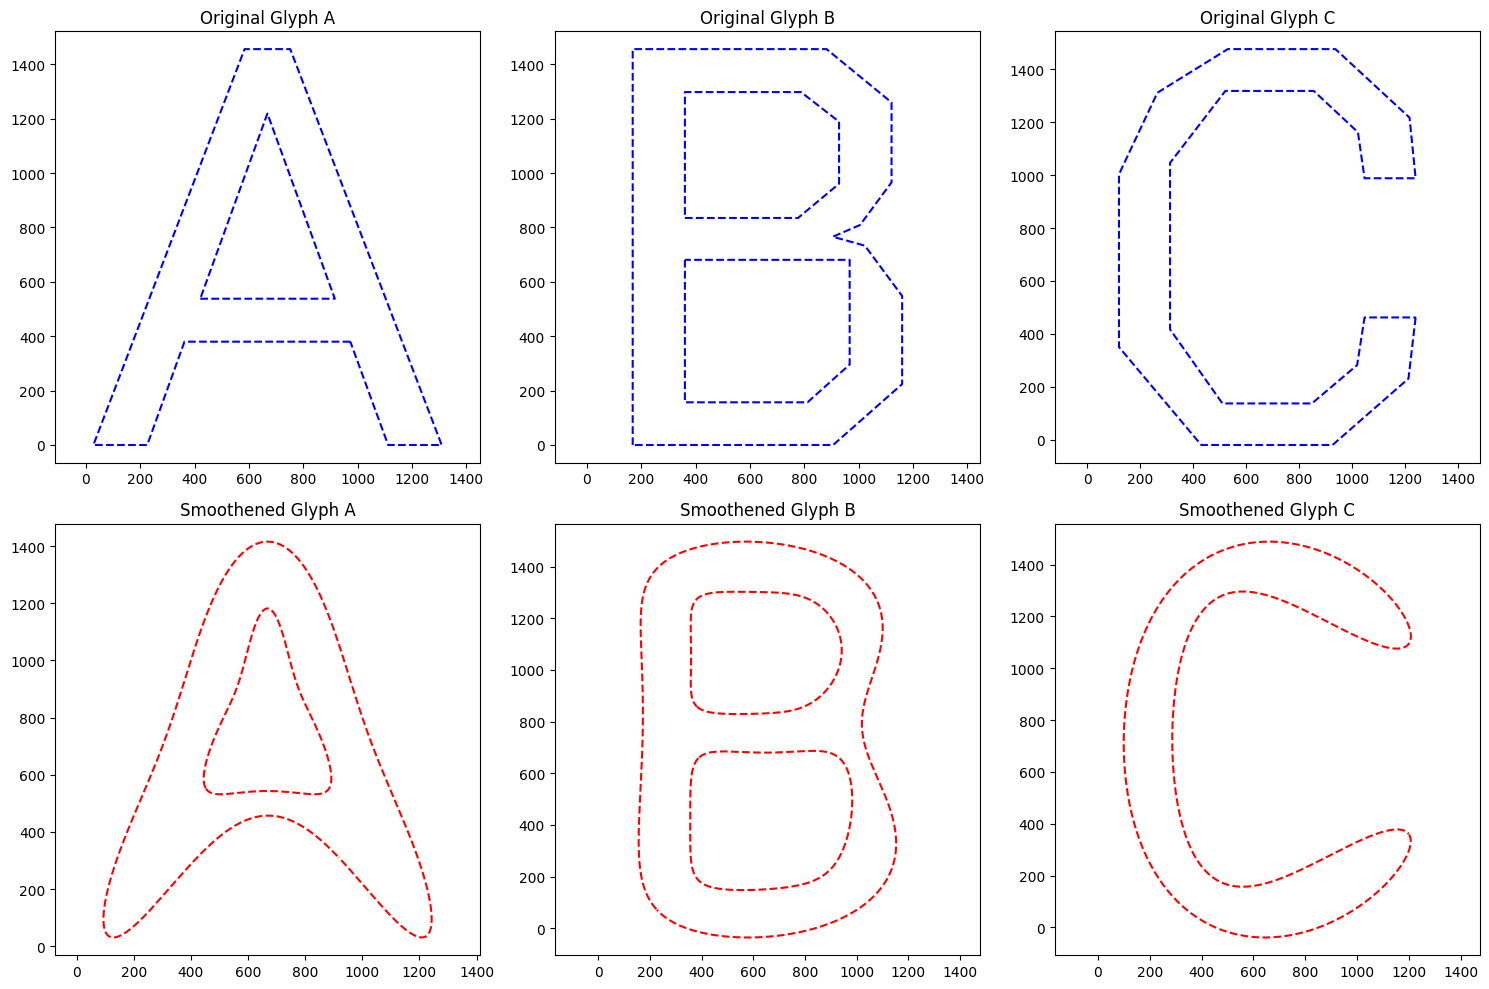

Here is the Python script that generated this plot:
import io
import numpy as np
import matplotlib.pyplot as plt
from fontTools.ttLib import TTFont
from fontTools.pens.recordingPen import RecordingPen


# Load the font file
font = TTFont("Roboto-Regular.ttf")

def smooth_contour(contour):
    # Convert contour to numpy array
    coordinates = np.array(contour)

    if coordinates.ndim == 1:
        # If the contour is 1-dimensional, reshape it to a 2-dimensional array
        coordinates = coordinates.reshape(-1, 2)

    # Reparameterize the path to arc length parameter
    distances = np.sqrt(np.sum(np.diff(coordinates, axis=0) ** 2, axis=1))
    arc_length = np.concatenate(([0], np.cumsum(distances)))
    total_length = arc_length[-1]
    num_points = 1000
    t = np.linspace(0, total_length, num_points)
    x = np.interp(t, arc_length, coordinates[:, 0])
    y = np.interp(t, arc_length, coordinates[:, 1])

    # Perform Fourier transform with respect to arc length
    fft_x = np.fft.rfft(x)
    fft_y = np.fft.rfft(y)

    # Drop the high-frequency components (e.g., keep 1% of the frequencies)
    keep_fraction = 0.01
    num_frequencies = len(fft_x)
    fft_x[int(num_frequencies * keep_fraction):] = 0
    fft_y[int(num_frequencies * keep_fraction):] = 0

    # Transform back into the curve domain
    smooth_x = np.fft.irfft(fft_x)
    smooth_y = np.fft.irfft(fft_y)

    return smooth_x, smooth_y


def smooth_glyph(glyph_name):
    # Extract the font path coordinates for the specified glyph
    glyph = font.getGlyphSet()[glyph_name]
    pen = RecordingPen()
    glyph.draw(pen)

    # Separate outline and holes
    outline = []
    holes = []
    current_contour = outline

    for operator, operands in pen.value:
        if operator == "moveTo":
            if len(current_contour) > 0:
                holes.append(current_contour)
            current_contour = []
            current_contour.append(operands[0])
        elif operator == "lineTo":
            current_contour.append(operands[0])
        elif operator == "curveTo":
            current_contour.extend(operands)
        elif operator == "qCurveTo":
            current_contour.extend(operands)
        elif operator == "closePath":
            current_contour.append(current_contour[0])

    if len(current_contour) > 0:
        holes.append(current_contour)

    # Smooth the outline and holes separately
    if len(outline) > 0:
        smooth_outline_x, smooth_outline_y = smooth_contour(outline)
    else:
        smooth_outline_x, smooth_outline_y = [], []

    smooth_holes = []
    for hole in holes:
        if len(hole) > 0:
            smooth_hole_x, smooth_hole_y = smooth_contour(hole)
            smooth_holes.append((smooth_hole_x, smooth_hole_y))

    return outline, holes, smooth_outline_x, smooth_outline_y, smooth_holes

# Specify the glyphs to smooth
glyphs = ['A', 'B', 'C']

# Create a figure and subplots for each glyph
fig, axes = plt.subplots(2, len(glyphs), figsize=(15, 10))

for i, glyph_name in enumerate(glyphs):
    # Smooth the glyph
    outline, holes, smooth_outline_x, smooth_outline_y, smooth_holes = smooth_glyph(glyph_name)

    # Plot the original outline and holes
    if len(outline) > 0:
        axes[0, i].plot([p[0] for p in outline], [p[1] for p in outline], 'b-', label='Original Outline')
    for hole in holes:
        if len(hole) > 0:
            axes[0, i].plot([p[0] for p in hole], [p[1] for p in hole], 'b--', label='Original Hole')

    axes[0, i].set_title(f"Original Glyph {glyph_name}")
    axes[0, i].axis('equal')

    # Plot the smoothened outline and holes
    if len(smooth_outline_x) > 0:
        axes[1, i].plot(smooth_outline_x, smooth_outline_y, 'r-', label='Smoothened Outline')
    for smooth_hole_x, smooth_hole_y in smooth_holes:
        if len(smooth_hole_x) > 0:
            axes[1, i].plot(smooth_hole_x, smooth_hole_y, 'r--', label='Smoothened Hole')

    axes[1, i].set_title(f"Smoothened Glyph {glyph_name}")
    axes[1, i].axis('equal')

plt.tight_layout()
plt.show()
